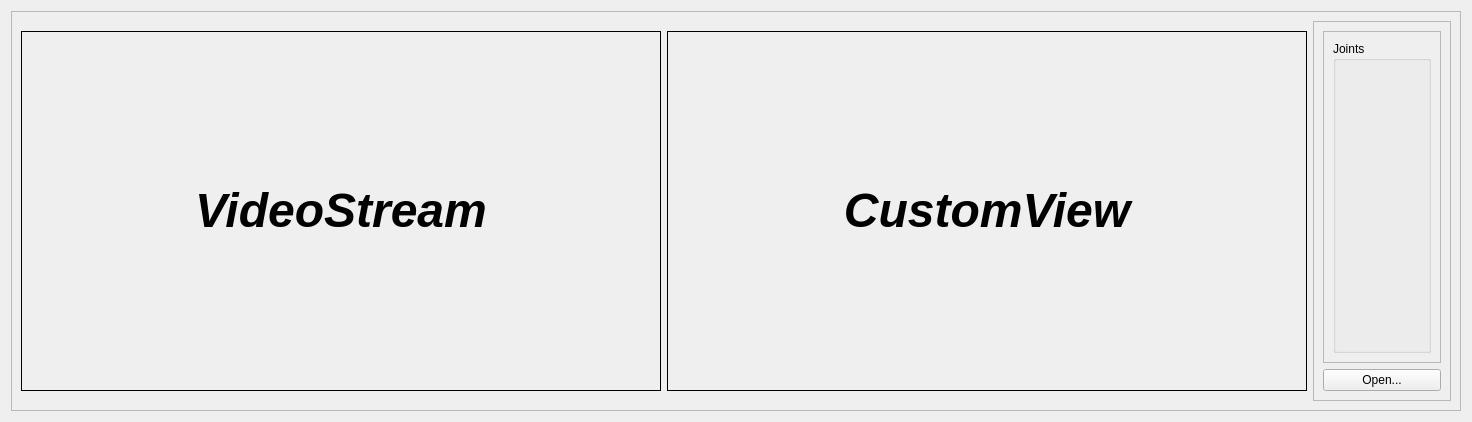
<?xml version="1.0" encoding="UTF-8"?>
<ui version="4.0">
 <class>MainWindow</class>
 <widget class="QWidget" name="MainWindow">
  <property name="geometry">
   <rect>
    <x>0</x>
    <y>0</y>
    <width>1442</width>
    <height>418</height>
   </rect>
  </property>
  <property name="windowTitle">
   <string>3DPoseEstimationGUI</string>
  </property>
  <layout class="QVBoxLayout" name="verticalLayout_2">
   <item>
    <widget class="QFrame" name="frame">
     <property name="minimumSize">
      <size>
       <width>1450</width>
       <height>400</height>
      </size>
     </property>
     <property name="frameShape">
      <enum>QFrame::StyledPanel</enum>
     </property>
     <property name="frameShadow">
      <enum>QFrame::Raised</enum>
     </property>
     <layout class="QHBoxLayout" name="horizontalLayout">
      <item>
       <widget class="QLabel" name="lbl_videoStream">
        <property name="minimumSize">
         <size>
          <width>640</width>
          <height>360</height>
         </size>
        </property>
        <property name="maximumSize">
         <size>
          <width>640</width>
          <height>360</height>
         </size>
        </property>
        <property name="frameShape">
         <enum>QFrame::Panel</enum>
        </property>
        <property name="text">
         <string>&lt;html&gt;&lt;head/&gt;&lt;body&gt;&lt;p&gt;&lt;span style=&quot; font-size:36pt; font-weight:600; font-style:italic;&quot;&gt;VideoStream&lt;/span&gt;&lt;/p&gt;&lt;/body&gt;&lt;/html&gt;</string>
        </property>
        <property name="alignment">
         <set>Qt::AlignCenter</set>
        </property>
       </widget>
      </item>
      <item>
       <widget class="QLabel" name="lbl_customView">
        <property name="minimumSize">
         <size>
          <width>640</width>
          <height>360</height>
         </size>
        </property>
        <property name="maximumSize">
         <size>
          <width>640</width>
          <height>360</height>
         </size>
        </property>
        <property name="frameShape">
         <enum>QFrame::Box</enum>
        </property>
        <property name="text">
         <string>&lt;html&gt;&lt;head/&gt;&lt;body&gt;&lt;p&gt;&lt;span style=&quot; font-size:36pt; font-weight:600; font-style:italic;&quot;&gt;CustomView&lt;/span&gt;&lt;/p&gt;&lt;/body&gt;&lt;/html&gt;</string>
        </property>
        <property name="alignment">
         <set>Qt::AlignCenter</set>
        </property>
       </widget>
      </item>
      <item>
       <widget class="QFrame" name="frame_2">
        <property name="minimumSize">
         <size>
          <width>100</width>
          <height>0</height>
         </size>
        </property>
        <property name="frameShape">
         <enum>QFrame::StyledPanel</enum>
        </property>
        <property name="frameShadow">
         <enum>QFrame::Raised</enum>
        </property>
        <layout class="QVBoxLayout" name="verticalLayout">
         <item>
          <widget class="QFrame" name="frame_3">
           <property name="frameShape">
            <enum>QFrame::StyledPanel</enum>
           </property>
           <property name="frameShadow">
            <enum>QFrame::Raised</enum>
           </property>
           <layout class="QVBoxLayout" name="verticalLayout_4">
            <item>
             <widget class="QGroupBox" name="groupBox">
              <property name="title">
               <string>Joints</string>
              </property>
             </widget>
            </item>
           </layout>
          </widget>
         </item>
         <item>
          <widget class="QPushButton" name="pbLoadVideo">
           <property name="text">
            <string>Open...</string>
           </property>
          </widget>
         </item>
        </layout>
       </widget>
      </item>
     </layout>
    </widget>
   </item>
  </layout>
 </widget>
 <resources/>
 <connections/>
</ui>
